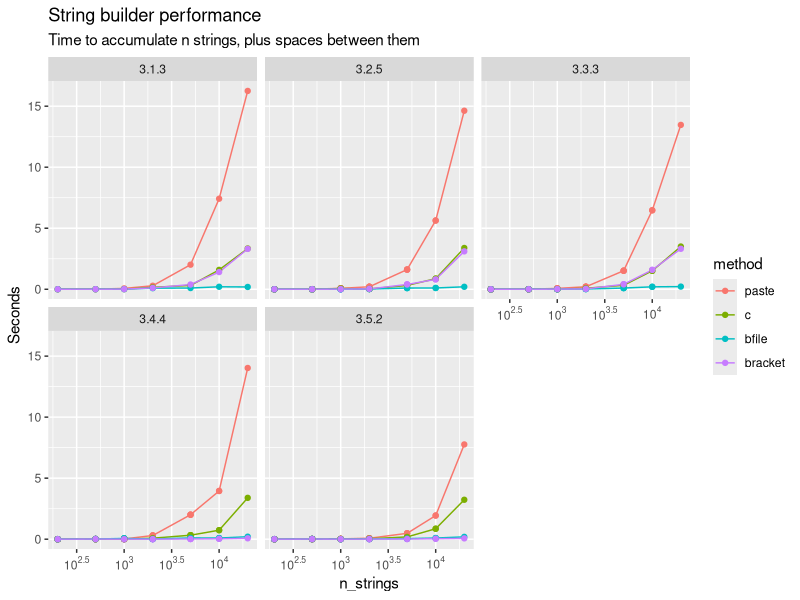
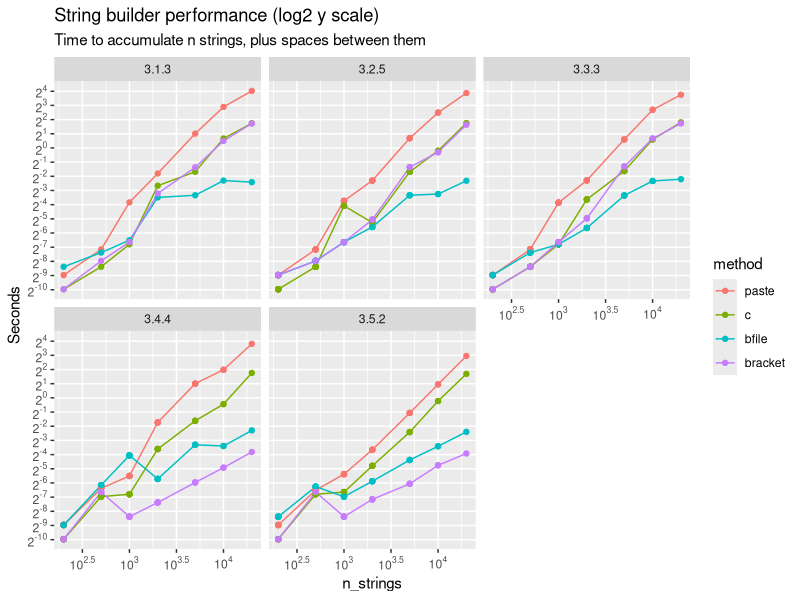
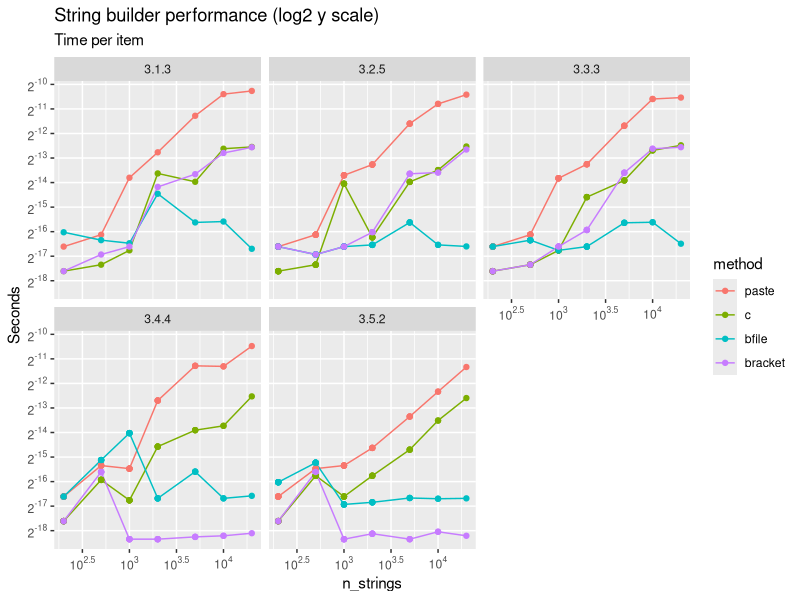

Here is the R script that generated these plots, in order:
## ---- chunk 1
knitr::opts_chunk$set(collapse = TRUE, comment = "#>", fig.width = 8, fig.height = 6)
## ---- chunk 2
results <- read.csv("results.csv", header = FALSE)
colnames(results) <- c("R_version", "method", "time", "n_strings")

results$method <- factor(results$method,
  levels = c("paste", "c", "bfile", "bracket")
)
## ---- chunk 3
library(ggplot2)
library(scales)

p <- ggplot(results, aes(n_strings, time, color = method)) +
  geom_line(aes(group = method)) +
  geom_point() +
  scale_x_continuous(
    trans = log10_trans(),
    breaks = trans_breaks("log10", function(x) 10^x),
    labels = trans_format("log10", math_format(10^.x))
  ) +
  facet_wrap(. ~ R_version) +
  ylab("Seconds") +
  ggtitle("String builder performance",
    "Time to accumulate n strings, plus spaces between them"
  )

p
## ---- chunk 4
p +
  scale_y_continuous(
    trans = log2_trans(),
    breaks = trans_breaks("log2", function(x) 2^x, n = 12),
    minor_breaks = NULL,
    labels = trans_format("log2", math_format(2^.x))
  ) +
  ggtitle("String builder performance (log2 y scale)",
    "Time to accumulate n strings, plus spaces between them"
  )
## ---- chunk 5
p <- ggplot(results, aes(n_strings, time / n_strings, color = method)) +
  geom_line(aes(group = method)) +
  geom_point() +
  scale_x_continuous(
    trans = log10_trans(),
    breaks = trans_breaks("log10", function(x) 10^x),
    labels = trans_format("log10", math_format(10^.x))
  ) +
  facet_wrap(. ~ R_version) +
  ylab("Seconds") +
  scale_y_continuous(
    trans = log2_trans(),
    breaks = trans_breaks("log2", function(x) 2^x, n = 12),
    minor_breaks = NULL,
    labels = trans_format("log2", math_format(2^.x))
  ) +
  ggtitle("String builder performance (log2 y scale)",
    "Time per item"
  )

p
## ---- chunk 6
results
